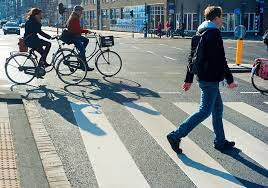
#> input picture Chapter1/pedestrian-detection/street.jpg, 268 x 188 px
$ python 02_pedestrian-detection.py
#> lines starting #> are read from the running program, lines starting #| are printed output that depends on the picture; after the words box and inside, x2 and y2 are one past the last pixel; in counts of white or black regions, pixels touching at a corner belong together; long printed decimals are rounded
### general_utils.py
import cv2
import matplotlib.pyplot as plt


def display_multiple_window(name, images):
    images = images if isinstance(images, list) else [images]
    name = (
        name
        if isinstance(name, list)
        else [str(name) + " " + str(element) for element in range(len(images))]
    )

    if len(name) != len(images):
        print("Name and images has different lengths")
        print("Number of Names ", len(name))
        print("Number of Images ", len(images))
        return -1

    for index, image in enumerate(images):
        cv2.imshow(name[index], images[index])

    key = cv2.waitKey(0)
    cv2.destroyAllWindows()

    return images


# [11 lines left out: function display_concatenated, not called in this run]


def save_images(path, name, images):
    images = images if isinstance(images, list) else [images]

    if len(images) == 1:
        cv2.imwrite(path + "/" + name + ".jpg", images[0])
    else:
        for index, image in enumerate(images):
            cv2.imwrite(path + "/" + name + str(index + 1) + ".jpg", image)


# [9 lines left out: function mathplot_display_concatenated, not called in this run]

### Chapter1/02_pedestrian-detection.py
import cv2
import numpy as np
import time
import sys

sys.path.append("../")
import general_utils

originalImage = cv2.imread("pedestrian-detection/street.jpg", cv2.IMREAD_COLOR)
#> originalImage is the input picture: shape (188, 268, 3); mean B, G, R 139, 138.2, 129.7

# Prepare the hog detector to detect pedestrians
hog = cv2.HOGDescriptor()
hog.setSVMDetector(cv2.HOGDescriptor_getDefaultPeopleDetector())

(boxes, weights) = hog.detectMultiScale(
    originalImage, winStride=(4, 4), padding=(2, 2), scale=1.05, hitThreshold=0
)
#> boxes = [[172, 3, 78, 156]]; weights = [0.817]

print(boxes, weights)
#| [[172   3  78 156]] [0.817]

for index, (x, y, w, h) in enumerate(boxes):
    cv2.rectangle(originalImage, (x, y), (x + w, y + h), (0, 255, 0), 2)
    cv2.putText(
        originalImage,
        "Pedestrian" + str(index + 1),
        (x, y - 10),
        cv2.FONT_HERSHEY_SIMPLEX,
        0.7,
        (0, 255, 0),
        2,
    )
#> this loop made 1 pass
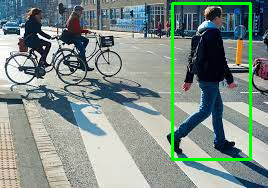
#> originalImage: shape (188, 268, 3); 2.78% of pixels changed, all inside (x1, y1, x2, y2) = (171, 2, 252, 161)

general_utils.display_multiple_window("pedestrians", [originalImage])
#> in display_multiple_window, `images = images if isinstance(images, list) else [images]`: images = 1 item
#> in display_multiple_window, `name = ( name if isinstance(name, list) else [str(name) + " " + str(el..`: name = ['pedestrians 0']
#> the loop in display_multiple_window, `for index, image in enumerate(images):` made 1 pass
#> (key Esc is pressed here)
general_utils.save_images("pedestrian-detection", "street-detected", [originalImage])
#> in save_images, `images = images if isinstance(images, list) else [images]`: images = 1 item

$ run again, with Chapter1/pedestrian-detection/ped.jpg copied over Chapter1/pedestrian-detection/street.jpg
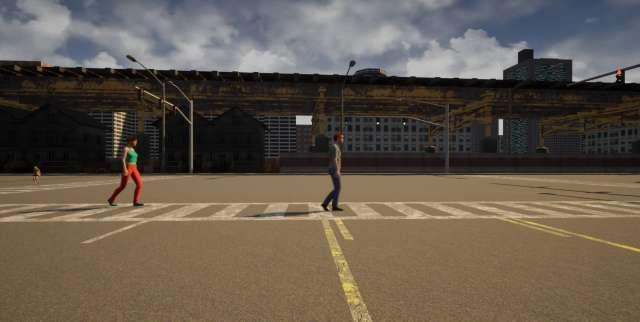
#> input picture Chapter1/pedestrian-detection/ped.jpg, 640 x 322 px
#> originalImage is the input picture: shape (322, 640, 3); mean B, G, R 76.6, 88.9, 99.5
#> boxes = [[93, 74, 80, 160], [294, 99, 67, 134]]; weights = [0.99, 0.456]
#| [[ 93  74  80 160]
#|  [294  99  67 134]] [0.9899 0.4561]
#> the loop `for index, (x, y, w, h) in enumerate(boxes):` made 2 passes
#> after the loop `for index, (x, y, w, h) in enumerate(boxes):`:
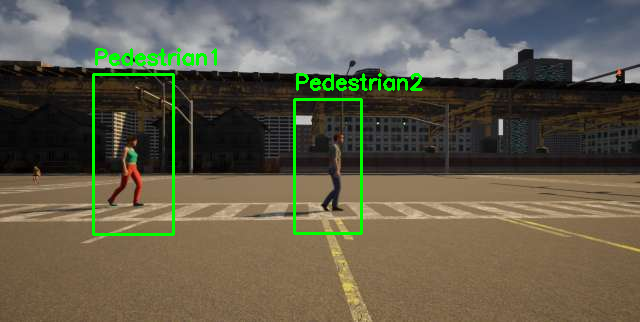
#> originalImage: shape (322, 640, 3); 2.22% of pixels changed, all inside (x1, y1, x2, y2) = (92, 48, 423, 236)
#> in display_multiple_window, `images = images if isinstance(images, list) else [images]`: images = 1 item
#> name = ['pedestrians 0']
#> the loop in display_multiple_window, `for index, image in enumerate(images):` made 1 pass
#> in save_images, `images = images if isinstance(images, list) else [images]`: images = 1 item
